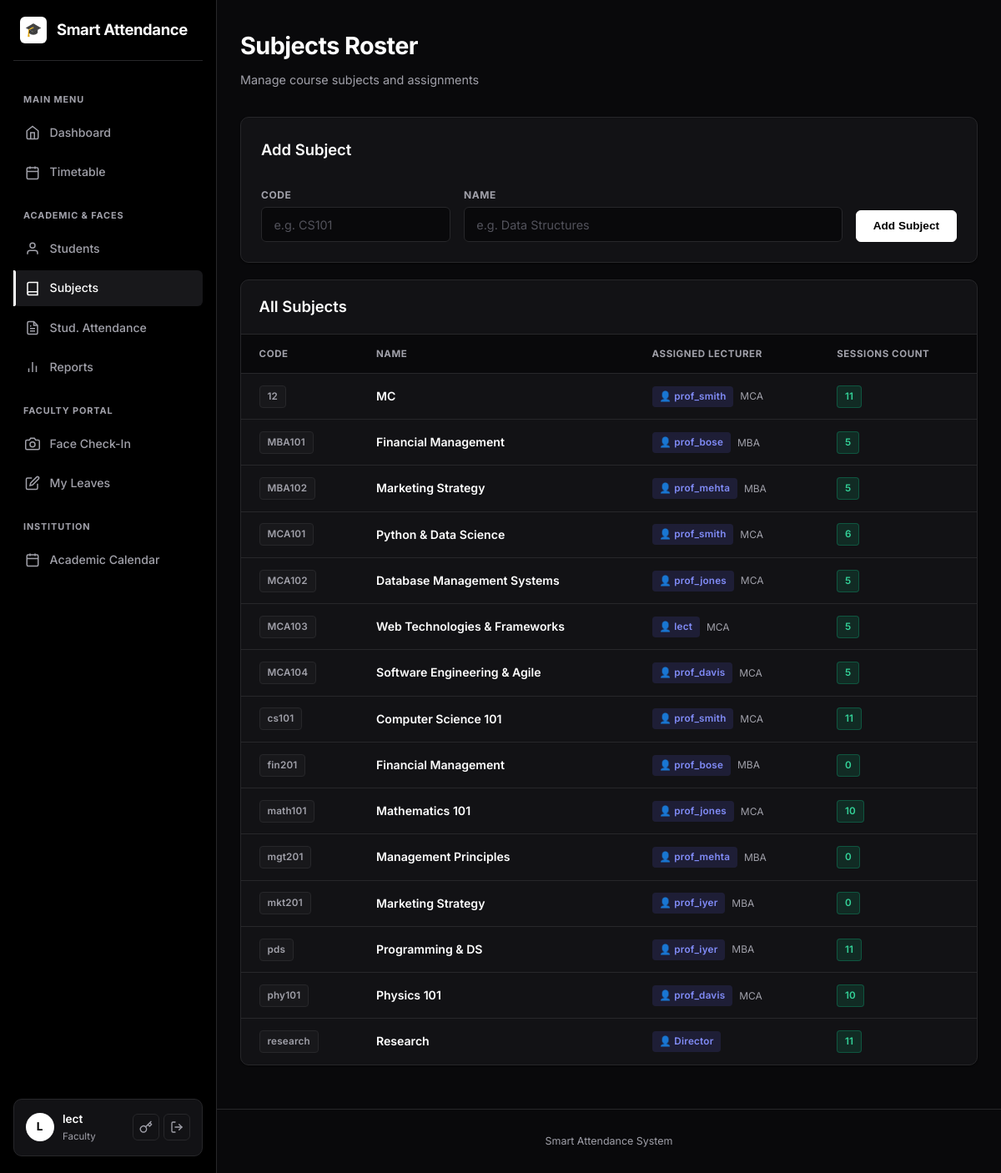
/attendance/subjects (signed in), run on the app's committed database.
### models.py (models this page shows, shortened)
class User(UserMixin, db.Model):
    __tablename__ = "users"
    id = db.Column(db.Integer, primary_key=True)
    username = db.Column(db.String(80), unique=True, nullable=False, index=True)
    email = db.Column(db.String(120), unique=True, nullable=False)
    password_hash = db.Column(db.String(255), nullable=False)
    role = db.Column(db.String(20), nullable=False, default=ROLE_STUDENT)
    department = db.Column(db.String(80), default="")
    created_at = db.Column(db.DateTime, default=datetime.utcnow)
    student_id = db.Column(db.Integer, db.ForeignKey("students.id"), nullable=True)
    student = db.relationship("Student", backref=db.backref("user", uselist=False))
    face_samples = db.relationship(
        "FaceSample", backref="user", cascade="all, delete-orphan"
    )

class Subject(db.Model):
    __tablename__ = "subjects"
    id = db.Column(db.Integer, primary_key=True)
    code = db.Column(db.String(40), unique=True, nullable=False)
    name = db.Column(db.String(120), nullable=False)
    faculty_id = db.Column(db.Integer, db.ForeignKey("users.id"), nullable=True)
    faculty = db.relationship("User", foreign_keys=[faculty_id])
    sessions = db.relationship(
        "AttendanceSession", backref="subject", cascade="all, delete-orphan"
    )

### blueprints/attendance.py (the view, shortened to what this page needs)
@attendance_bp.route("/subjects", methods=["GET", "POST"])
@login_required
@staff_required
def subjects():
    lecturers = User.query.filter_by(role=ROLE_FACULTY).order_by(User.username).all()
    return render_template("attendance/subjects.html",
                           subjects=Subject.query.order_by(Subject.code).all(),
                           lecturers=lecturers)

### templates/attendance/subjects.html (shortened to what this page needs)
{% extends "base.html" %}
{% block content %}
<div style="display:flex; justify-content:space-between; align-items:flex-end; margin-bottom: 2rem;">
  <div>
    <h1>Subjects Roster</h1>
    <p class="subtitle" style="margin-bottom:0;">Manage course subjects and assignments</p>
  </div>
</div>
<div class="card">
  <h2>Add Subject</h2>
  <form method="post" style="display:flex; gap:1rem; align-items:flex-end; flex-wrap:wrap">
    <div style="flex:1; min-width:140px"><label>Code</label><input name="code" required placeholder="e.g. CS101"></div>
    <div style="flex:2; min-width:200px"><label>Name</label><input name="name" required placeholder="e.g. Data Structures"></div>
    <button class="btn" type="submit" style="margin-top:auto;">Add Subject</button>
  </form>
</div>
<div class="card card-table">
  <div class="card-table-header">
    <h2>All Subjects</h2>
  </div>
  <div class="table-responsive">
    {% if subjects %}
    <table>
      <thead>
        <tr>
          <th>Code</th>
          <th>Name</th>
          <th>Assigned Lecturer</th>
          <th>Sessions Count</th>
        </tr>
      </thead>
      <tbody>
        {% for s in subjects %}
        <tr>
          <td><span class="badge badge-muted">{{ s.code }}</span></td>
          <td style="font-weight:600; color:#fff;">{{ s.name }}</td>
          <td>
            {% if s.faculty %}
              <div style="display:flex; align-items:center; gap:0.5rem;">
                <span class="badge" style="background:rgba(99,102,241,0.15); color:#818cf8; border-color:rgba(99,102,241,0.3);">
                  👤 {{ s.faculty.username }}
                </span>
                <span style="font-size:0.75rem; color:var(--text-muted);">{{ s.faculty.department if s.faculty.department else '' }}</span>
              </div>
            {% else %}
              <span class="muted" style="font-style:italic;">Unassigned</span>
            {% endif %}
          </td>
          <td><span class="badge badge-yes">{{ s.sessions|length }}</span></td>
        </tr>
        {% endfor %}
      </tbody>
    </table>
    {% else %}
    <p class="muted" style="padding:3rem 2rem; text-align:center;">No subjects yet.</p>
    {% endif %}
  </div>
</div>
{% endblock %}

### templates/base.html (shortened to what this page needs)
<!DOCTYPE html>
<html lang="en">
<head>
  <link rel="stylesheet" href="{{ url_for('static', filename='style.css') }}">
</head>
<body>
  <div class="app-layout{% if not current_user.is_authenticated %} auth-layout{% endif %}">
    {% if current_user.is_authenticated %}
    <aside class="sidebar" id="sidebar">
      <div class="sidebar-brand">
        <a href="{{ url_for('dashboard.index') }}">
          <div class="brand-icon">🎓</div>
          <span class="brand-name">Smart Attendance</span>
        </a>
      </div>
      <nav class="sidebar-nav">
        {% if current_user.role != 'parent' %}
        <div class="nav-section-label">Main Menu</div>
        <a href="{{ url_for('dashboard.index') }}" class="nav-item">
          <svg viewBox="0 0 24 24" width="18" height="18" fill="none" stroke="currentColor" stroke-width="2"><path d="M3 9l9-7 9 7v11a2 2 0 0 1-2 2H5a2 2 0 0 1-2-2z"></path><polyline points="9 22 9 12 15 12 15 22"></polyline></svg>
          <span>Dashboard</span>
        </a>
        {% endif %}
        {% if current_user.role in ['admin', 'faculty', 'director', 'hod'] %}
        <a href="{{ url_for('dashboard.index') }}#weekly-timetable" class="nav-item">
          <svg viewBox="0 0 24 24" width="18" height="18" fill="none" stroke="currentColor" stroke-width="2"><rect x="3" y="4" width="18" height="18" rx="2" ry="2"></rect><line x1="16" y1="2" x2="16" y2="6"></line><line x1="8" y1="2" x2="8" y2="6"></line><line x1="3" y1="10" x2="21" y2="10"></line></svg>
          <span>Timetable</span>
        </a>
        {% endif %}
        {% if current_user.role in ['admin', 'faculty', 'director', 'hod'] %}
          <div class="nav-section-label">Academic & Faces</div>
          <a href="{{ url_for('students.list_students') }}" class="nav-item">
            <svg viewBox="0 0 24 24" width="18" height="18" fill="none" stroke="currentColor" stroke-width="2"><path d="M20 21v-2a4 4 0 0 0-4-4H8a4 4 0 0 0-4 4v2"></path><circle cx="12" cy="7" r="4"></circle></svg>
            <span>Students</span>
          </a>
          <a href="{{ url_for('attendance.subjects') }}" class="nav-item">
            <svg viewBox="0 0 24 24" width="18" height="18" fill="none" stroke="currentColor" stroke-width="2"><path d="M4 19.5A2.5 2.5 0 0 1 6.5 17H20"></path><path d="M6.5 2H20v20H6.5A2.5 2.5 0 0 1 4 19.5v-15A2.5 2.5 0 0 1 6.5 2z"></path></svg>
            <span>Subjects</span>
          </a>
          <a href="{{ url_for('attendance.index') }}" class="nav-item">
            <span>Stud. Attendance</span>
          </a>
          <a href="{{ url_for('reports.index') }}" class="nav-item">
            <svg viewBox="0 0 24 24" width="18" height="18" fill="none" stroke="currentColor" stroke-width="2"><line x1="18" y1="20" x2="18" y2="10"></line><line x1="12" y1="20" x2="12" y2="4"></line><line x1="6" y1="20" x2="6" y2="14"></line></svg>
            <span>Reports</span>
          </a>
        {% endif %}
        {% if current_user.role == 'faculty' %}
          <div class="nav-section-label">Faculty Portal</div>
          <a href="{{ url_for('faculty.face_attendance') }}" class="nav-item">
            <svg viewBox="0 0 24 24" width="18" height="18" fill="none" stroke="currentColor" stroke-width="2"><path d="M23 19a2 2 0 0 1-2 2H3a2 2 0 0 1-2-2V8a2 2 0 0 1 2-2h4l2-3h6l2 3h4a2 2 0 0 1 2 2z"></path><circle cx="12" cy="13" r="4"></circle></svg>
            <span>Face Check-In</span>
          </a>
          <a href="{{ url_for('faculty.leaves') }}" class="nav-item">
            <svg viewBox="0 0 24 24" width="18" height="18" fill="none" stroke="currentColor" stroke-width="2"><path d="M11 4H4a2 2 0 0 0-2 2v14a2 2 0 0 0 2 2h14a2 2 0 0 0 2-2v-7"></path><path d="M18.5 2.5a2.121 2.121 0 0 1 3 3L12 15l-4 1 1-4 9.5-9.5z"></path></svg>
            <span>My Leaves</span>
          </a>
        {% endif %}
        <div class="nav-section-label">Institution</div>
        <a href="{{ url_for('calendar.index') }}" class="nav-item">
          <svg viewBox="0 0 24 24" width="18" height="18" fill="none" stroke="currentColor" stroke-width="2"><rect x="3" y="4" width="18" height="18" rx="2" ry="2"></rect><line x1="16" y1="2" x2="16" y2="6"></line><line x1="8" y1="2" x2="8" y2="6"></line><line x1="3" y1="10" x2="21" y2="10"></line></svg>
          <span>Academic Calendar</span>
        </a>
      </nav>
      <div class="sidebar-user">
        <div class="user-profile">
          <div class="user-avatar">{{ current_user.username[0]|upper }}</div>
          <div class="user-info">
            <span class="username">{{ current_user.username }}</span>
            <span class="user-role">{{ current_user.role }}</span>
          </div>
        </div>
        <div class="user-actions">
          <a href="{{ url_for('auth.change_password') }}" title="Change Password" class="user-action-btn">
            <svg viewBox="0 0 24 24" width="16" height="16" fill="none" stroke="currentColor" stroke-width="2" stroke-linecap="round" stroke-linejoin="round"><path d="M21 2l-2 2m-7.61 7.61a5.5 5.5 0 1 1-7.778 7.778 5.5 5.5 0 0 1 7.777-7.777zm0 0L15.5 7.5m0 0l3 3L22 7l-3-3m-3.5 3.5L19 4"></path></svg>
          </a>
          <a href="{{ url_for('auth.logout') }}" title="Logout" class="user-action-btn logout-btn">
            <svg viewBox="0 0 24 24" width="16" height="16" fill="none" stroke="currentColor" stroke-width="2" stroke-linecap="round" stroke-linejoin="round"><path d="M9 21H5a2 2 0 0 1-2-2V5a2 2 0 0 1 2-2h4"></path><polyline points="16 17 21 12 16 7"></polyline><line x1="21" y1="12" x2="9" y2="12"></line></svg>
          </a>
        </div>
      </div>
    </aside>
    {% endif %}
    <div class="main-wrapper">
      <main class="container page-transition">
        {% block content %}{% endblock %}
      </main>
      <footer class="footer">Smart Attendance System</footer>
    </div>
  </div>
</body>
</html>

### data on the page
User: username "L", username "lect", role "Faculty"
Subject: code "12", name "MC", faculty.username "prof_smith", faculty "MCA", sessions|length "11"
Subject: code "MBA101", name "Financial Management", faculty.username "prof_bose", faculty "MBA", sessions|length "5"
Subject: code "MBA102", name "Marketing Strategy", faculty.username "prof_mehta", faculty "MBA", sessions|length "5"
Subject: code "MCA101", name "Python & Data Science", faculty.username "prof_smith", faculty "MCA", sessions|length "6"
Subject: code "MCA102", name "Database Management Systems", faculty.username "prof_jones", faculty "MCA", sessions|length "5"
Subject: code "MCA103", name "Web Technologies & Frameworks", faculty.username "lect", faculty "MCA", sessions|length "5"
Subject: code "MCA104", name "Software Engineering & Agile", faculty.username "prof_davis", faculty "MCA", sessions|length "5"
Subject: code "cs101", name "Computer Science 101", faculty.username "prof_smith", faculty "MCA", sessions|length "11"
Subject: code "fin201", name "Financial Management", faculty.username "prof_bose", faculty "MBA", sessions|length "0"
Subject: code "math101", name "Mathematics 101", faculty.username "prof_jones", faculty "MCA", sessions|length "10"
Subject: code "mgt201", name "Management Principles", faculty.username "prof_mehta", faculty "MBA", sessions|length "0"
Subject: code "mkt201", name "Marketing Strategy", faculty.username "prof_iyer", faculty "MBA", sessions|length "0"
Subject: code "pds", name "Programming & DS", faculty.username "prof_iyer", faculty "MBA", sessions|length "11"
Subject: code "phy101", name "Physics 101", faculty.username "prof_davis", faculty "MCA", sessions|length "10"
Subject: code "research", name "Research", faculty.username "Director", sessions|length "11"
